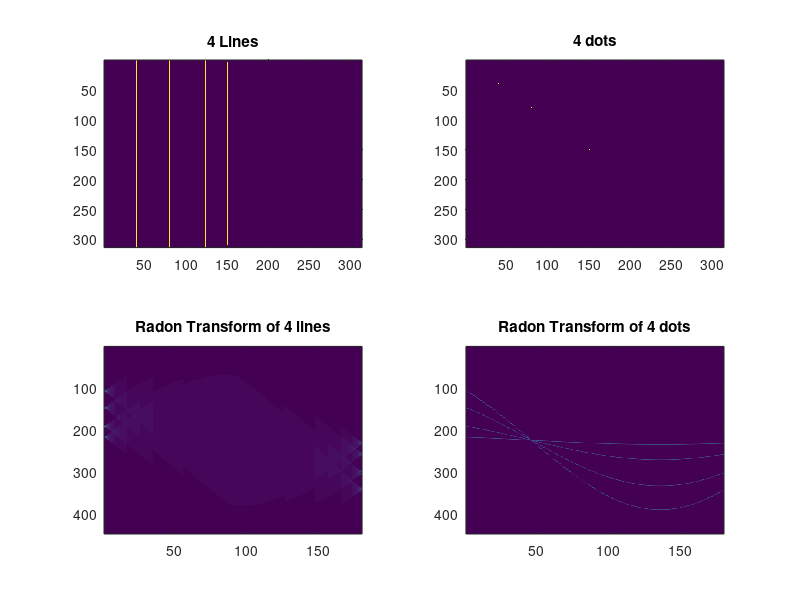

The MATLAB script that drew this image:
function RadonExample()
%%this function creates binary images, then calculates it's radon transform.
%create binary image composed of 4 white lines on black background
I = zeros(313);
[m,n] = size(I);
for i = 1:m
    for j = 1:n
        I(j,40) = 255;
        I(j,80) = 255;
        I(j,124) = 255;
        I(j,150) = 255;
    end
end
%apply radon transform
R=radon(I);
%plot results
figure('Name','Radon of 4 lines vs Radon of 4 dots','NumberTitle','off');
subplot(2,2,1),imagesc(I),title("4 Lines");
subplot(2,2,3),imagesc(R),title("Radon Transform of 4 lines");
%create binary image compose of 4 white dots on black background
I = zeros(313);
I(40,40) = 255;
I(80,80) = 255;
I(124,124) = 255;
I(150,150) = 255;
%apply radon transform
R = radon(I);
%plot results
subplot(2,2,2),imagesc(I),title("4 dots");
subplot(2,2,4),imagesc(R),title("Radon Transform of 4 dots");
end